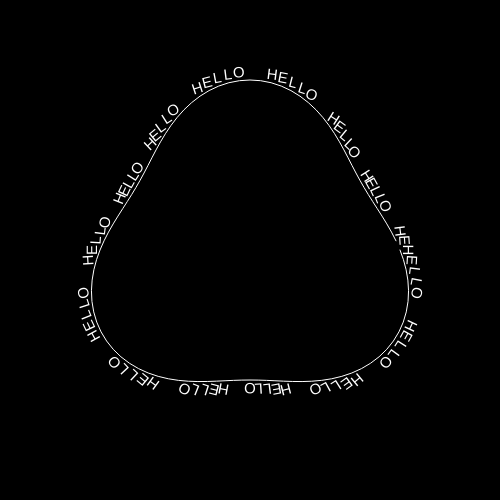
Frame 1 (no input)
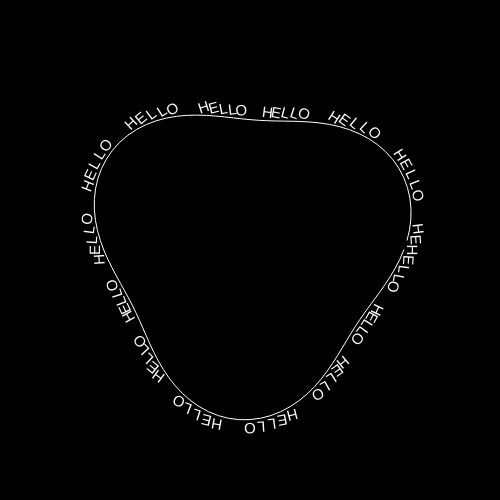
Frame 60 (no input)
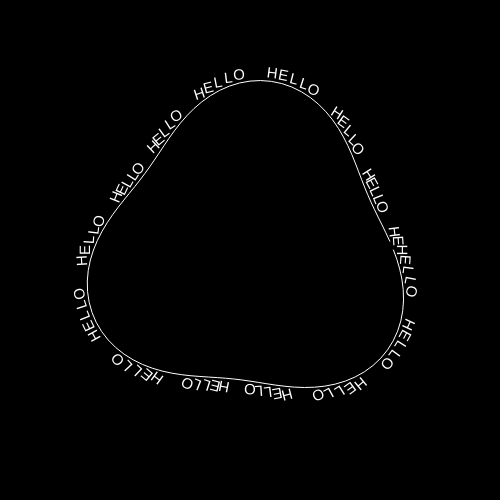
Frame 120 (the mouse pressed at the canvas centre since frame 60)

The p5.js sketch that drew these frames (run headless with seeded random() and noise() and a simulated clock; from frame 60 on, the mouse is pressed at the canvas centre):

// p5.js sketch
// ── sketch.js
//Text on path
//Drawing text along a sine curve. Here text is repeated to fill the outline of the shape.
//Eevi Rutanen
//25.11.2020
var s = "HELLO"
var points = 100;
var freq = 3; //frequenqy = how many "peaks" the shape has
var rad = 150; //size of shape
var amp = 20; //amplitude = height of peaks
var phase = 0; //starting point of wave
var speed = 0.05; //how fast wave is moving

function setup(){
    createCanvas(500,500);
    textAlign(CENTER,BOTTOM);
    textSize(15);
    stroke(255);
    noFill();
}
function draw(){
    background(0);
    translate(width/2, height/2); //move to center
    beginShape();
    //start a counter for the letters in the string
    var j = 0;
    //loop through the number of points
    for(var i=0; i < points; i++ ){
        push();
             //calculate coordinates along the path, animate path
            var angle = TWO_PI/points*i;
            var r = rad + sin(freq*angle+phase)*amp;
            var y = sin(angle)*r;
            var x = cos(angle)*r;
            //calculate the angle of rotation from center of shape to the coordinate of each letter
            var rot = atan2(y, x)+PI/2;
            //translate to coordinates
            translate(x,y);
            //rotate letter
            rotate(rot);
            //get current letter from the string
            var letter = s.charAt(j);
            fill(255);
            noStroke();
            //draw letter
            text(letter,0,0);
            //draw vertex point of the shape
            vertex(x,y)
            //when we run out of letters, start counting letters from the beginning again
            if(j > s.length) {
                j = 0;
            }
            //move to the new letter
            else j++;
        pop();
    }
    endShape();
    phase+=speed; //increase phase = animate wave along the path
}
